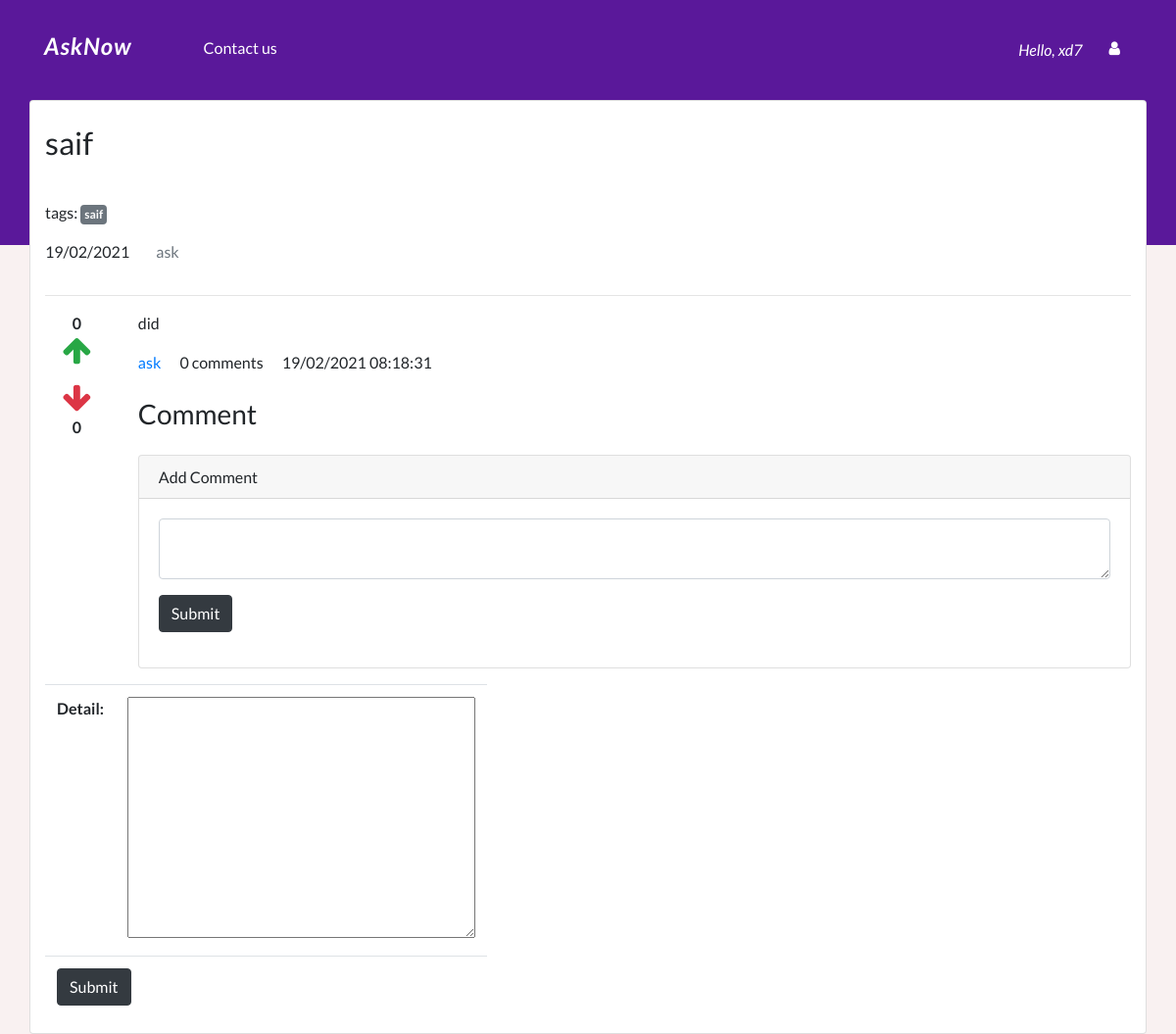
Screenshot of /detail/5 (signed in) with the database file from the repository.
### accounts/models.py (models this page shows)
class CustomUser(AbstractUser):
    bio = models.TextField()
    location = models.CharField(max_length=200)

### Qpost/models.py (models this page shows, shortened)
class Question(models.Model):
    user = models.ForeignKey(CustomUser, on_delete=models.CASCADE)
    title = models.CharField(max_length=300)
    detail = EditorJsField(editorjs_config={
        'tools': {
            'Image': {
                "config": {
                    'endpoints': {
                        'byFile': '/imageUpload/',
                        'byUrl': '/imageUpload/',
                    },
                    'additionalRequestHeaders': [{"content-Type": 'multipart/form-data'}]}
            },
            "Attaches": {
                "config": {
                    "endpoint": '/fileUpload/'
                },
            }
        }
    })
    tags = models.TextField(default='')
    add_time = models.DateTimeField(auto_now_add=True)

class Answer(models.Model):
    question = models.ForeignKey(Question, on_delete=models.CASCADE)
    user = models.ForeignKey(CustomUser, on_delete=models.CASCADE)
    detail = models.TextField()
    add_time = models.DateTimeField(auto_now_add=True)

### Qpost/views.py (the view, shortened to what this page needs)
# urls.py: path('detail/<int:id>', views.detail, name='detail'),
@login_required
def detail(request, id):
    quest = Question.objects.get(pk=id)
    tags = quest.tags.split(',')
    answers = Answer.objects.filter(question=quest)
    answerform = AnswerForm
    return render(request, 'detail.html', {
        'quest': quest,
        'tags': tags,
        'answers': answers,
        'answerform': answerform,
    })

### templates/detail.html (shortened to what this page needs)
{% load static %}
{% load humanize %}
<!DOCTYPE html>
<html lang="en">
<head>
    <link rel="stylesheet" href="https://cdn.jsdelivr.net/npm/bootstrap@4.5.3/dist/css/bootstrap.min.css"
 />
    <link rel="stylesheet" href="https://stackpath.bootstrapcdn.com/font-awesome/4.7.0/css/font-awesome.min.css"
>
    <link rel="stylesheet" href="{% static 'css/style.css' %}" />
</head>
<body>
<div class="header" >
        {% include 'components/nav.html' %}
            <div class="card container">
                <h2 class="my-4">{{quest.title}}</h2>
                <p>
                    tags:
                    {% for tag in tags %}
                    <a href="/tag/{{tag|slugify}}" class="badge badge-secondary p-1">{{tag}}</a>
                    {% endfor %}
                </p>
                <p>
                    <span class="mr-4">{{quest.add_time|date:'d/m/Y'}}</span>
                    <a href="#" class="text-muted">{{quest.user.username}}</a>
                </p>
                <hr/>
                {% for answer in answers %}
                <div class="row">
                    <div class="col-1" style="text-align: center;">
                        <div class="upvote">
                            <strong class="upvote-count-{{answer.id}}">{{answer.upvote_set.count}}</strong><br/>
                            <span class="text-success">
                                <i class="fa fa-arrow-up fa-2x upvote-click" data-answer="{{answer.id}}"></i>
                            </span>
                        </div>
                        <div class="downvote mt-3">
                            <span class="text-danger">
                                <i class="fa fa-arrow-down fa-2x downvote-click" data-answer="{{answer.id}}"></i>
                            </span><br/>
                            <strong class="downvote-count-{{answer.id}}">{{answer.downvote_set.count}}</strong>
                        </div>
                    </div>
                    <div class="col-11">
                        <p>
                            {{ answer.detail }}
                        </p>
                        <p>
                            <a href="#" class="mr-3">{{answer.user.username}}</a>
                            <span class="mr-3"><span class="comment-count-{{answer.id}}">{{answer.comment_set.count}}</span> comments</span>
                            <span>{{answer.add_time|date:'d/m/Y h:i:s'}}</span>
                        </p>
                        <h3 class="my-4">Comment</h3>
                        {% if user.is_authenticated %}
                        <div class="card my-3">
                            <h6 class="card-header">Add Comment</h6>
                            <div class="card-body">
                                <textarea class="form-control comment-text-{{answer.id}}"></textarea>
                                <button type="button" data-answer="{{answer.id}}" class="btn btn-dark my-3 save-comment">Submit</button>
                            </div>
                        </div>
                        {% endif %}
                    </div>
                </div>
                {% endfor %}
                {% if user.is_authenticated %}
                <form method="post">
                    <table class="table table-responsive">
                        {{answerform.as_table}}
                        <tr>
                            <td colspan="2">
                                <input type="submit" class="btn btn-dark" />
                            </td>
                        </tr>
                    </table>
                </form>
                {% endif %}
            </div>
    </div>
</body>
</html>

### templates/components/nav.html (shortened to what this page needs)
{% load static %}
<nav class="navbar navbar-expand-lg py-4">
    <div class="container">
        <a href="{% url 'home' %}"><h1 class="navbar-brand text-white" style="letter-spacing: 1px;">AskNow</h1></a>
        <div class="collapse navbar-collapse" id="navbarNav">
            {% if request.user.is_authenticated %}
            <ul class="navbar-nav text-sm-center pl-lg-5 font-weight-normal">
                <li class="nav-item">
                    <a class="nav-link btn abtn" href="#">Contact us </a>
                </li>
            </ul>
            {% endif %}
            <div class="row ml-lg-auto justify-content-center">
                {% if not request.user.is_authenticated %}
                <a class="bttn btn btn-default" href='{% url "register" %}'>Register</a>
                <a class="bttn btn btn-default ml-1" href='{% url "login" %}'>Login</a>
                {% else %}
                <span class="text-white nav-item font-italic my-2">Hello, {{request.user}}</span>
                <div class="col-auto">
                    <a class="bttn btn btn-default" href="#" role="button" aria-pressed="false"
                        data-toggle="dropdown"><i class="fa fa-user" aria-hidden="true">
                        </i></a>
                </div>
                {% endif %}
            </div>
        </div>
    </div>
</nav>

### static/css/style.css (style rules this page uses)
body { padding: 0; margin: 0; background: #f9f1f1 !important; font-family: "Lato", sans-serif; }
.header { background-color: #5a189a; height: 250px; }
.navbar-brand { font-size: 24px; font-weight: 700; font-style: italic; }
.nav-link, .navbar-brand { color: #fff; cursor: pointer; }
.nav-link { text-decoration: none; margin-right: 1em !important; margin-bottom: 5px; }
.bttn { font-weight: bold; color: #fff; border: 0px solid; }
.abtn { color: #fff; }

### rows the page displays
CustomUser: user "xd7"
Question: title "saif", tags "saif", add_time "19/02/2021", user.username "ask"
Answer: upvote_set.count "0", downvote_set.count "0", detail "did", user.username "ask", comment_set.count "0", add_time "19/02/2021 08:18:31"
